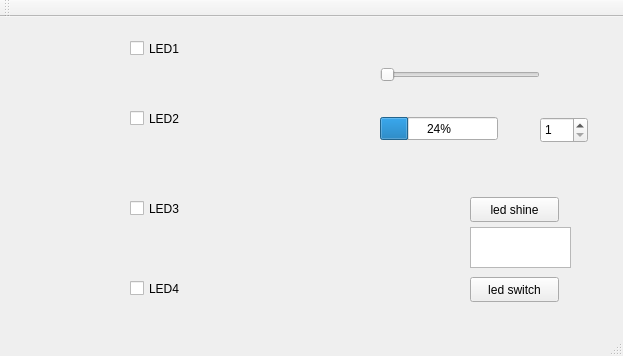
<?xml version="1.0" encoding="UTF-8"?>
<ui version="4.0">
 <class>MainWindow</class>
 <widget class="QMainWindow" name="MainWindow">
  <property name="geometry">
   <rect>
    <x>0</x>
    <y>0</y>
    <width>623</width>
    <height>356</height>
   </rect>
  </property>
  <property name="windowTitle">
   <string>MainWindow</string>
  </property>
  <widget class="QWidget" name="centralWidget">
   <widget class="QCheckBox" name="led1check">
    <property name="geometry">
     <rect>
      <x>130</x>
      <y>20</y>
      <width>92</width>
      <height>23</height>
     </rect>
    </property>
    <property name="text">
     <string>LED1</string>
    </property>
   </widget>
   <widget class="QCheckBox" name="led2check">
    <property name="geometry">
     <rect>
      <x>130</x>
      <y>90</y>
      <width>92</width>
      <height>23</height>
     </rect>
    </property>
    <property name="text">
     <string>LED2</string>
    </property>
   </widget>
   <widget class="QCheckBox" name="led3check">
    <property name="geometry">
     <rect>
      <x>130</x>
      <y>180</y>
      <width>92</width>
      <height>23</height>
     </rect>
    </property>
    <property name="text">
     <string>LED3</string>
    </property>
   </widget>
   <widget class="QCheckBox" name="led4check">
    <property name="geometry">
     <rect>
      <x>130</x>
      <y>260</y>
      <width>92</width>
      <height>23</height>
     </rect>
    </property>
    <property name="text">
     <string>LED4</string>
    </property>
   </widget>
   <widget class="QPushButton" name="led_shine">
    <property name="geometry">
     <rect>
      <x>470</x>
      <y>180</y>
      <width>89</width>
      <height>25</height>
     </rect>
    </property>
    <property name="text">
     <string>led shine</string>
    </property>
   </widget>
   <widget class="QTextEdit" name="blink_text">
    <property name="geometry">
     <rect>
      <x>470</x>
      <y>210</y>
      <width>101</width>
      <height>41</height>
     </rect>
    </property>
   </widget>
   <widget class="QPushButton" name="led_blink">
    <property name="geometry">
     <rect>
      <x>470</x>
      <y>260</y>
      <width>89</width>
      <height>25</height>
     </rect>
    </property>
    <property name="text">
     <string>led switch</string>
    </property>
   </widget>
   <widget class="QLabel" name="ledpicture1">
    <property name="geometry">
     <rect>
      <x>40</x>
      <y>10</y>
      <width>81</width>
      <height>51</height>
     </rect>
    </property>
    <property name="text">
     <string/>
    </property>
    <property name="pixmap">
     <pixmap>lightbulb.png</pixmap>
    </property>
    <property name="scaledContents">
     <bool>true</bool>
    </property>
   </widget>
   <widget class="QLabel" name="ledpicture2">
    <property name="geometry">
     <rect>
      <x>40</x>
      <y>80</y>
      <width>81</width>
      <height>51</height>
     </rect>
    </property>
    <property name="text">
     <string/>
    </property>
    <property name="pixmap">
     <pixmap>lightbulb.png</pixmap>
    </property>
    <property name="scaledContents">
     <bool>true</bool>
    </property>
   </widget>
   <widget class="QLabel" name="ledpicture3">
    <property name="geometry">
     <rect>
      <x>40</x>
      <y>160</y>
      <width>81</width>
      <height>51</height>
     </rect>
    </property>
    <property name="text">
     <string/>
    </property>
    <property name="pixmap">
     <pixmap>lightbulb.png</pixmap>
    </property>
    <property name="scaledContents">
     <bool>true</bool>
    </property>
   </widget>
   <widget class="QLabel" name="ledpicture4">
    <property name="geometry">
     <rect>
      <x>40</x>
      <y>240</y>
      <width>81</width>
      <height>51</height>
     </rect>
    </property>
    <property name="text">
     <string/>
    </property>
    <property name="pixmap">
     <pixmap>lightbulb.png</pixmap>
    </property>
    <property name="scaledContents">
     <bool>true</bool>
    </property>
   </widget>
   <widget class="QSlider" name="slider">
    <property name="geometry">
     <rect>
      <x>380</x>
      <y>50</y>
      <width>160</width>
      <height>16</height>
     </rect>
    </property>
    <property name="minimum">
     <number>1</number>
    </property>
    <property name="maximum">
     <number>100</number>
    </property>
    <property name="orientation">
     <enum>Qt::Horizontal</enum>
    </property>
   </widget>
   <widget class="QProgressBar" name="progressBar">
    <property name="geometry">
     <rect>
      <x>380</x>
      <y>100</y>
      <width>118</width>
      <height>23</height>
     </rect>
    </property>
    <property name="minimum">
     <number>0</number>
    </property>
    <property name="value">
     <number>24</number>
    </property>
   </widget>
   <widget class="QSpinBox" name="spinBox">
    <property name="geometry">
     <rect>
      <x>540</x>
      <y>100</y>
      <width>48</width>
      <height>26</height>
     </rect>
    </property>
    <property name="minimum">
     <number>1</number>
    </property>
    <property name="maximum">
     <number>100</number>
    </property>
   </widget>
  </widget>
  <widget class="QMenuBar" name="menuBar">
   <property name="geometry">
    <rect>
     <x>0</x>
     <y>0</y>
     <width>623</width>
     <height>22</height>
    </rect>
   </property>
  </widget>
  <widget class="QToolBar" name="mainToolBar">
   <attribute name="toolBarArea">
    <enum>TopToolBarArea</enum>
   </attribute>
   <attribute name="toolBarBreak">
    <bool>false</bool>
   </attribute>
  </widget>
  <widget class="QStatusBar" name="statusBar"/>
 </widget>
 <layoutdefault spacing="6" margin="11"/>
 <resources/>
 <connections/>
</ui>
